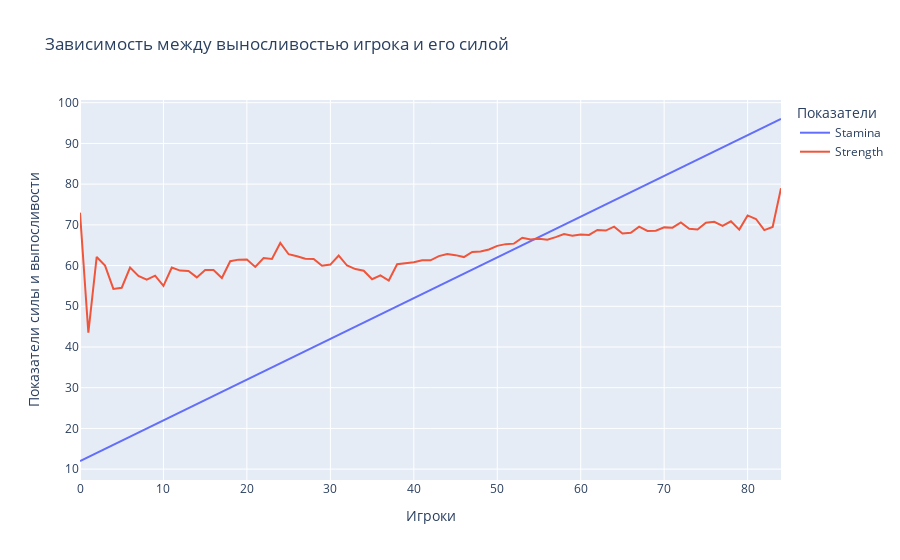

Notebook code cell kept with this figure:
### Markdown cell above
Как видно из графика, зависимости между двумя этими показателями нет, т.к. с возрастанием выностивости игрока его сила значимо не меняется.

### Code cell
new_df4 = df[['Stamina', 'Strength']].dropna()
new_df4 = new_df4.groupby('Stamina').agg('mean')
new_df4.reset_index(inplace=True)
new_df4.reset_index(inplace=True)
fig = px.line(new_df4, x='index', y=['Stamina','Strength'] , title='Зависимость между выносливостью игрока и его силой')
fig.update_layout(xaxis_title = "Игроки",
    yaxis_title = "Показатели силы и выпосливости",
    legend = dict(title = 'Показатели'))
fig.show()

### Figure 1 — Plotly figure (JSON) as saved in the notebook; plotly's stock layout.template omitted (floating-point values rounded to 4 significant figures)
{"data": [{"hovertemplate": "variable=Stamina<br>index=%{x}<br>value=%{y}<extra></extra>", "legendgroup": "Stamina", "line": {"color": "#636efa", "dash": "solid"}, "marker": {"symbol": "circle"}, "mode": "lines", "name": "Stamina", "orientation": "v", "showlegend": true, "type": "scatter", "x": [0, 1, 2, 3, 4, 5, 6, 7, 8, 9, 10, 11, 12, 13, 14, 15, 16, 17, 18, 19, 20, 21, 22, 23, 24, 25, 26, 27, 28, 29, 30, 31, 32, 33, 34, 35, 36, 37, 38, 39, 40, 41, 42, 43, 44, 45, 46, 47, 48, 49, 50, 51, 52, 53, 54, 55, 56, 57, 58, 59, 60, 61, 62, 63, 64, 65, 66, 67, 68, 69, 70, 71, 72, 73, 74, 75, 76, 77, 78, 79, 80, 81, 82, 83, 84], "xaxis": "x", "y": [12, 13, 14, 15, 16, 17, 18, 19, 20, 21, 22, 23, 24, 25, 26, 27, 28, 29, 30, 31, 32, 33, 34, 35, 36, 37, 38, 39, 40, 41, 42, 43, 44, 45, 46, 47, 48, 49, 50, 51, 52, 53, 54, 55, 56, 57, 58, 59, 60, 61, 62, 63, 64, 65, 66, 67, 68, 69, 70, 71, 72, 73, 74, 75, 76, 77, 78, 79, 80, 81, 82, 83, 84, 85, 86, 87, 88, 89, 90, 91, 92, 93, 94, 95, 96], "yaxis": "y"}, {"hovertemplate": "variable=Strength<br>index=%{x}<br>value=%{y}<extra></extra>", "legendgroup": "Strength", "line": {"color": "#EF553B", "dash": "solid"}, "marker": {"symbol": "circle"}, "mode": "lines", "name": "Strength", "orientation": "v", "showlegend": true, "type": "scatter", "x": [0, 1, 2, 3, 4, 5, 6, 7, 8, 9, 10, 11, 12, 13, 14, 15, 16, 17, 18, 19, 20, 21, 22, 23, 24, 25, 26, 27, 28, 29, 30, 31, 32, 33, 34, 35, 36, 37, 38, 39, 40, 41, 42, 43, 44, 45, 46, 47, 48, 49, 50, 51, 52, 53, 54, 55, 56, 57, 58, 59, 60, 61, 62, 63, 64, 65, 66, 67, 68, 69, 70, 71, 72, 73, 74, 75, 76, 77, 78, 79, 80, 81, 82, 83, 84], "xaxis": "x", "y": [73, 43.5, 62.11, 60, 54.27, 54.55, 59.5, 57.43, 56.56, 57.53, 55, 59.53, 58.77, 58.69, 57.1, 58.91, 58.92, 56.93, 61.06, 61.46, 61.48, 59.67, 61.85, 61.64, 65.55, 62.79, 62.28, 61.7, 61.63, 59.96, 60.24, 62.46, 60.01, 59.15, 58.74, 56.65, 57.59, 56.33, 60.33, 60.59, 60.81, 61.29, 61.29, 62.33, 62.85, 62.56, 62.09, 63.36, 63.47, 63.96, 64.84, 65.26, 65.39, 66.84, 66.4, 66.57, 66.36, 66.99, 67.72, 67.31, 67.61, 67.54, 68.75, 68.6, 69.55, 67.88, 68.05, 69.56, 68.51, 68.58, 69.38, 69.31, 70.59, 69.05, 68.85, 70.52, 70.77, 69.74, 70.88, 68.83, 72.31, 71.44, 68.71, 69.5, 79], "yaxis": "y"}], "layout": {"legend": {"title": {"text": "Показатели"}, "tracegroupgap": 0}, "title": {"text": "Зависимость между выносливостью игрока и его силой"}, "xaxis": {"anchor": "y", "domain": [0, 1], "title": {"text": "Игроки"}}, "yaxis": {"anchor": "x", "domain": [0, 1], "title": {"text": "Показатели силы и выпосливости"}}}}
